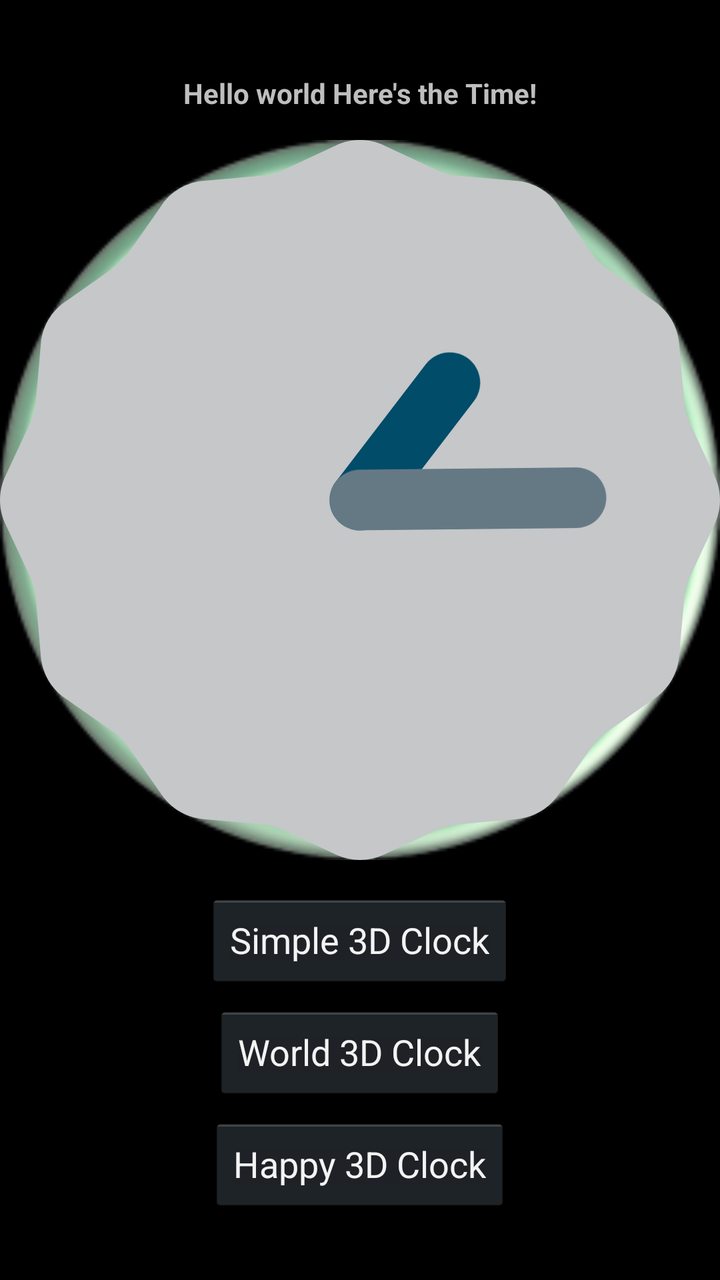
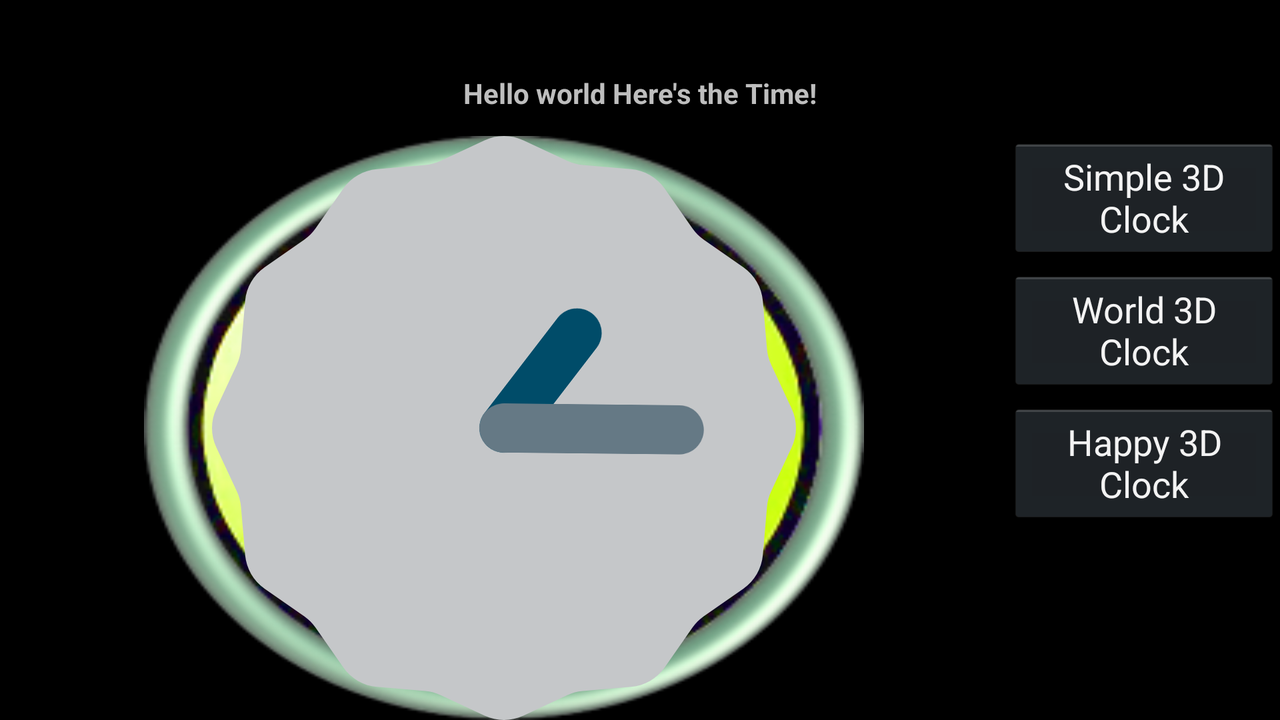

One screen, two layout resources from the same app: the default and the repository's alternative for another configuration. Each is rendered where Android would select it; the XML of both is given below.
<!-- AndroidManifest.xml: application theme AppTheme -->
<!-- res/layout/activity_analog.xml -->
<?xml version="1.0" encoding="utf-8"?>
<RelativeLayout xmlns:android="http://schemas.android.com/apk/res/android"
    android:layout_width="match_parent" android:layout_height="match_parent"
    android:background="@drawable/plasma480">
    <TextView style="@style/ClockText"
        android:text="@string/hello_world"
        android:id="@+id/analogView" />
    <AnalogClock
        android:background="@drawable/analogclockhoop"
        android:id="@+id/analogClock"
        android:layout_width="wrap_content"
        android:layout_height="wrap_content"
        android:layout_below="@+id/analogView"
        android:layout_marginTop="2dip"
        android:layout_centerHorizontal="true" />

    <Button
        android:id="@+id/simpleClock"
        android:layout_width="wrap_content"
        android:layout_height="wrap_content"
        android:layout_below="@+id/analogClock"
        android:layout_centerHorizontal="true"
        android:layout_marginTop="16dip"
        android:text="@string/simpleClockLabel" />
    <Button
        android:text="@string/worldClockLabel"
        android:id="@+id/worldClock"
        android:layout_width="wrap_content"
        android:layout_height="wrap_content"
        android:layout_below="@+id/simpleClock"
        android:layout_centerHorizontal="true"
        android:layout_marginTop="8dip" />
    <Button
        android:text="@string/happyClockLabel"
        android:id="@+id/happyClock"
        android:layout_width="wrap_content"
        android:layout_height="wrap_content"
        android:layout_below="@+id/worldClock"
        android:layout_centerHorizontal="true"
        android:layout_marginTop="8dip" />
</RelativeLayout>
<!-- resources referenced by this layout -->
<resources>
  <!-- drawable analogclockhoop: png bitmap (drawable, 22308 bytes) -->
  <string name="happyClockLabel">Happy 3D Clock</string>
  <string name="hello_world">Hello world Here\'s the Time!</string>
  <string name="simpleClockLabel">Simple 3D Clock</string>
  <string name="worldClockLabel">World 3D Clock</string>
  <style name="ClockText">
          <item name="android:layout_width">wrap_content</item>
          <item name="android:layout_height">wrap_content</item>
          <item name="android:padding">12dip</item>
          <item name="android:layout_centerHorizontal">true</item>
          <item name="android:layout_marginTop">25dip</item>
          <item name="android:textStyle">bold</item>
      </style>
  <style name="AppTheme" parent="AppBaseTheme">
  
      </style>
  <!-- from res/values-v14/ -->
  <style name="AppBaseTheme" parent="android:style/Theme.Holo">
          
          <item name="android:actionBarStyle">@style/AppBaseTheme.ActionBar</item>
      </style>
  <!-- from res/values-v14/ -->
  <style name="AppBaseTheme.ActionBar" parent="android:style/Widget.Holo.ActionBar">
          <item name="android:background">#FF333333</item>
          <item name="android:titleTextStyle">@style/AppBaseTheme.ActionBar.TitleTextStyle</item>
      </style>
  <!-- from res/values-v14/ -->
  <style name="AppBaseTheme.ActionBar.TitleTextStyle" parent="android:style/TextAppearance.Holo.Widget.ActionBar.Title">
          <item name="android:textColor">#FFEECCAA</item>
      </style>
</resources>
<!-- res/layout-land/activity_analog.xml (the repository's variant of the layout above) -->
<!-- drawn on the phone turned sideways -->
<?xml version="1.0" encoding="utf-8"?>
<RelativeLayout xmlns:android="http://schemas.android.com/apk/res/android"
    android:layout_width="match_parent" android:layout_height="match_parent"
    android:background="@drawable/plasma480">
    <TextView style="@style/ClockText"
        android:text="@string/hello_world"
        android:id="@+id/analogView" />
    <AnalogClock
        android:background="@drawable/analogclockhoop"
        android:id="@+id/analogClock"
        android:layout_width="wrap_content"
        android:layout_height="wrap_content"
        android:layout_below="@+id/analogView"
        android:layout_marginLeft="72dip" />

    <Button
        android:text="@string/simpleClockLabel"
        android:id="@+id/simpleClock"
        android:layout_width="wrap_content"
        android:layout_height="wrap_content"
        android:layout_below="@id/analogView"
        android:layout_toRightOf="@id/analogClock"
        android:layout_marginLeft="72dip" />
    <Button
        android:text="@string/worldClockLabel"
        android:id="@+id/worldClock"
        android:layout_width="wrap_content"
        android:layout_height="wrap_content"
        android:layout_toRightOf="@id/analogClock"
        android:layout_below="@id/simpleClock"
        android:layout_marginLeft="72dip"
        android:layout_marginTop="5dip" />
    <Button
        android:text="@string/happyClockLabel"
        android:id="@+id/happyClock"
        android:layout_width="wrap_content"
        android:layout_height="wrap_content"
        android:layout_toRightOf="@id/analogClock"
        android:layout_below="@id/worldClock"
        android:layout_marginLeft="72dip"
        android:layout_marginTop="5dip" />
</RelativeLayout>
